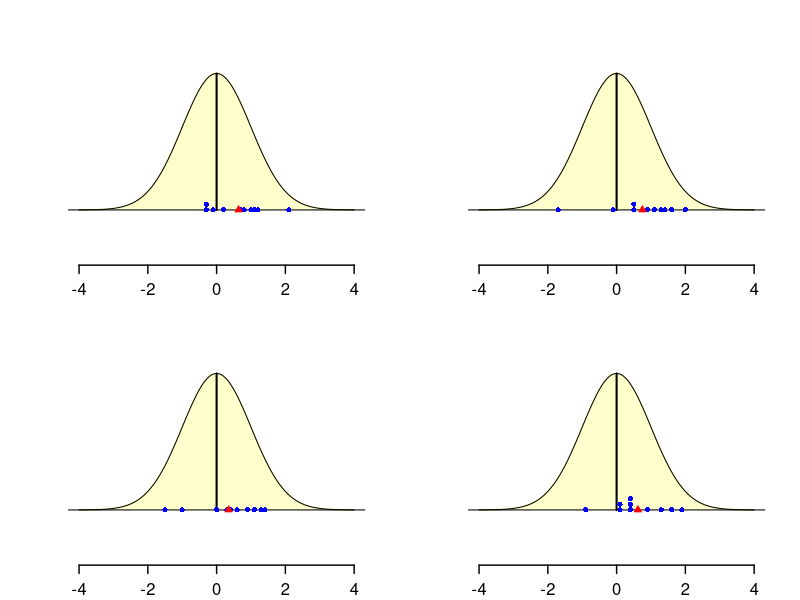

Recreate this plot in R.
par(mfrow=c(2,2))
par(bg = "white", col.axis = "white", col.lab = "white", col.main = "white", 
    col.sub = "white", xaxt = "s", yaxt = "s", bty = "n")

x <- seq(-4, 4, length=100)
y <- dnorm(x, mean=0, sd=1)
set.seed(1)  # 난수 발생 초기치 설정
sample_data <- round(rnorm(10, mean=0.5, sd=1), 1)  # N(0.5, 1)에서 10개 추출하여 소숫점 둘째 자리에서 반올림


plot(x, y, type="l", lwd=2, col="#FFFFCC", xaxt='n', yaxt='n', xlab="", ylab="")
polygon(c(x, rev(x)), c(y, rep(0, length(y))), col="#FFFFCC", border=NA)
lines(x, y, col="black", lwd=1)
segments(0, 0, 0, max(y), col="black", lwd=2)
abline(h=0, lty=1, col="black")
stripchart(sample_data, add=TRUE,pch=16, col="Blue",method="stack",at=0.0004)
stripchart(sum(sample_data)/10, add=TRUE,pch=24,bg="red", col="red",method="stack",at=0.0004)

result = t.test(sample_data, conf.level = 0.95)
conf_interval = result$conf.int

axis(side = 1, at = seq(-4, 4, by=2), labels =seq(-4, 4, by=2),cex.axis=1.2,lwd=1.4,line=3, col.axis="black")

############################################################################

sample_data <- round(rnorm(10, mean=0.5, sd=1), 1) 

plot(x, y, type="l", lwd=2, col="#FFFFCC", xaxt='n', yaxt='n', xlab="", ylab="")
polygon(c(x, rev(x)), c(y, rep(0, length(y))), col="#FFFFCC", border=NA)
lines(x, y, col="black", lwd=1)
segments(0, 0, 0, max(y), col="black", lwd=2)
abline(h=0, lty=1, col="black")
stripchart(sample_data, add=TRUE,pch=16, col="Blue",method="stack",at=0.0004)
stripchart(sum(sample_data)/10, add=TRUE,pch=24,bg="red", col="red",method="stack",at=0.0004)

result = t.test(sample_data, conf.level = 0.95)
conf_interval = result$conf.int

axis(side = 1, at = seq(-4, 4, by=2), labels =seq(-4, 4, by=2),cex.axis=1.2,lwd=1.4,line=3, col.axis="black")

############################################################################

sample_data <- round(rnorm(10, mean=0.5, sd=1), 1) 

plot(x, y, type="l", lwd=2, col="#FFFFCC", xaxt='n', yaxt='n', xlab="", ylab="")
polygon(c(x, rev(x)), c(y, rep(0, length(y))), col="#FFFFCC", border=NA)
lines(x, y, col="black", lwd=1)
segments(0, 0, 0, max(y), col="black", lwd=2)
abline(h=0, lty=1, col="black")
stripchart(sample_data, add=TRUE,pch=16, col="Blue",method="stack",at=0.0004)
stripchart(sum(sample_data)/10, add=TRUE,pch=24,bg="red", col="red",method="stack",at=0.0004)

result = t.test(sample_data, conf.level = 0.95)
conf_interval = result$conf.int


x_range <- c(conf_interval[1], conf_interval[2])
axis(side = 1, at = seq(-4, 4, by=2), labels =seq(-4, 4, by=2),cex.axis=1.2,lwd=1.4,line=3, col.axis="black")

############################################################################

sample_data <- round(rnorm(10, mean=0.5, sd=1), 1) 

plot(x, y, type="l", lwd=2, col="#FFFFCC", xaxt='n', yaxt='n', xlab="", ylab="")
polygon(c(x, rev(x)), c(y, rep(0, length(y))), col="#FFFFCC", border=NA)
lines(x, y, col="black", lwd=1)
segments(0, 0, 0, max(y), col="black", lwd=2)
abline(h=0, lty=1, col="black")
stripchart(sample_data, add=TRUE,pch=16, col="Blue",method="stack",at=0.0004)
stripchart(sum(sample_data)/10, add=TRUE,pch=24,bg="red", col="red",method="stack",at=0.0004)

result = t.test(sample_data, conf.level = 0.95)
conf_interval = result$conf.int


x_range <- c(conf_interval[1], conf_interval[2])
axis(side = 1, at = seq(-4, 4, by=2), labels =seq(-4, 4, by=2),cex.axis=1.2,lwd=1.4,line=3, col.axis="black")

